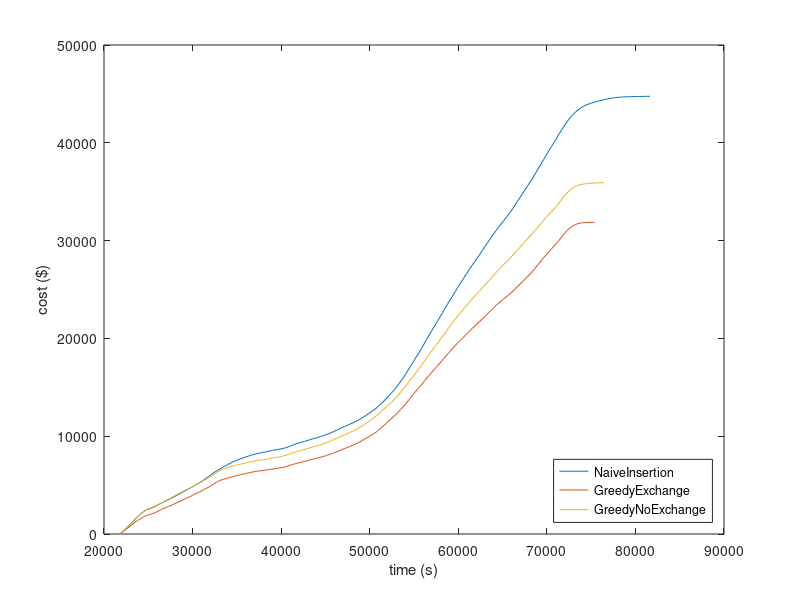

Recreate this plot in MATLAB.
x0 = [21630,21930,22230,22530,22830,23130,23430,23730,24030,24330,24630,24930,25230,25530,25830,26130,26430,26730,27030,27330,27630,27930,28230,28530,28830,29130,29430,29730,30030,30330,30630,30930,31230,31530,31830,32130,32430,32730,33030,33330,33630,33930,34230,34530,34830,35130,35430,35730,36030,36330,36630,36930,37230,37530,37830,38130,38430,38730,39030,39330,39630,39930,40230,40530,40830,41130,41430,41730,42030,42330,42630,42930,43230,43530,43830,44130,44430,44730,45030,45330,45630,45930,46230,46530,46830,47130,47430,47730,48030,48330,48630,48930,49230,49530,49830,50130,50430,50730,51030,51330,51630,51930,52230,52530,52830,53130,53430,53730,54030,54330,54630,54930,55230,55530,55830,56130,56430,56730,57030,57330,57630,57930,58230,58530,58830,59130,59430,59730,60030,60330,60630,60930,61230,61530,61830,62130,62430,62730,63030,63330,63630,63930,64230,64530,64830,65130,65430,65730,66030,66330,66630,66930,67230,67530,67830,68130,68430,68730,69030,69330,69630,69930,70230,70530,70830,71130,71430,71730,72030,72330,72630,72930,73230,73530,73830,74130,74430,74730,75030,75330,75630,75930,76230,76530,76830,77130,77430,77730,78030,78330,78630,78930,79230,79530,79830,80130,80430,80730,81030,81330,81630];
y0 = [0.31,104.19,327.12,612.09,889.23,1151.89,1439.51,1709.58,1962.47,2196.75,2390.46,2535.17,2619.5,2734.87,2869.31,3001.88,3136.35,3270.83,3400.18,3537.16,3678.82,3812.33,3963.56,4107.1,4258.01,4408.3,4557.34,4701.9,4849.69,5011.77,5161.7,5315.42,5498.01,5697.81,5889.15,6092.61,6286.67,6462.83,6624.86,6789.97,6932.59,7079.44,7219.86,7358.15,7476.9,7583.98,7692.11,7790.26,7879.45,7972.91,8063.89,8137.23,8205.79,8266.04,8316.53,8375.55,8431.9,8494.42,8545.74,8589.48,8642.36,8693.8,8757.0,8822.89,8917.95,9033.22,9137.0,9222.71,9310.36,9391.73,9462.62,9556.56,9638.95,9721.95,9793.73,9871.7,9960.94,10048.51,10137.67,10233.82,10350.09,10478.71,10597.58,10733.2,10856.89,10979.75,11102.67,11212.38,11329.77,11464.35,11602.71,11761.47,11922.26,12100.67,12266.92,12466.94,12655.46,12855.62,13111.79,13360.62,13623.01,13907.0,14192.74,14486.48,14787.15,15166.42,15532.72,15898.25,16314.54,16749.88,17195.58,17627.82,18071.42,18495.76,18951.78,19422.85,19902.27,20370.6,20825.0,21270.97,21732.37,22191.99,22644.26,23116.57,23576.76,24016.35,24446.33,24891.7,25341.25,25775.86,26195.63,26610.4,27033.36,27433.67,27817.51,28209.68,28603.31,29003.26,29424.61,29825.33,30205.06,30603.15,30982.46,31351.94,31690.08,32040.49,32392.43,32740.12,33117.57,33528.99,33937.9,34353.35,34764.95,35187.44,35601.76,36008.05,36432.18,36897.84,37354.48,37813.84,38285.51,38738.3,39197.17,39629.69,40057.79,40511.61,40973.99,41408.35,41820.23,42213.06,42565.82,42879.05,43135.0,43366.93,43563.77,43732.1,43860.59,43969.05,44057.39,44145.27,44221.22,44292.05,44359.19,44419.74,44480.5,44536.34,44583.62,44618.99,44648.59,44671.79,44693.64,44702.06,44710.24,44719.8,44728.71,44734.58,44737.48,44742.96,44747.56,44752.31,44755.05];
x1 = [21630,21900,22170,22440,22710,22980,23250,23520,23790,24060,24330,24600,24870,25140,25410,25680,25950,26220,26490,26760,27030,27300,27570,27840,28110,28380,28650,28920,29190,29460,29730,30000,30270,30540,30810,31080,31350,31620,31890,32160,32430,32700,32970,33240,33510,33780,34050,34320,34590,34860,35130,35400,35670,35940,36210,36480,36750,37020,37290,37560,37830,38100,38370,38640,38910,39180,39450,39720,39990,40260,40530,40800,41070,41340,41610,41880,42150,42420,42690,42960,43230,43500,43770,44040,44310,44580,44850,45120,45390,45660,45930,46200,46470,46740,47010,47280,47550,47820,48090,48360,48630,48900,49170,49440,49710,49980,50250,50520,50790,51060,51330,51600,51870,52140,52410,52680,52950,53220,53490,53760,54030,54300,54570,54840,55110,55380,55650,55920,56190,56460,56730,57000,57270,57540,57810,58080,58350,58620,58890,59160,59430,59700,59970,60240,60510,60780,61050,61320,61590,61860,62130,62400,62670,62940,63210,63480,63750,64020,64290,64560,64830,65100,65370,65640,65910,66180,66450,66720,66990,67260,67530,67800,68070,68340,68610,68880,69150,69420,69690,69960,70230,70500,70770,71040,71310,71580,71850,72120,72390,72660,72930,73200,73470,73740,74010,74280,74550,74820,75090,75360];
y1 = [0.31,74.91,234.92,435.36,632.97,827.75,1007.05,1205.59,1378.36,1531.55,1680.83,1814.45,1908.47,1990.25,2070.17,2152.09,2259.51,2386.55,2505.31,2620.04,2731.12,2824.76,2920.21,3030.96,3152.27,3264.54,3373.87,3498.97,3616.81,3720.13,3827.56,3943.74,4081.39,4198.74,4308.94,4442.72,4577.47,4701.33,4827.35,4984.52,5149.41,5291.98,5421.7,5521.3,5607.22,5678.44,5742.53,5811.03,5877.96,5942.13,6006.5,6061.1,6117.27,6172.35,6225.63,6285.16,6335.2,6384.32,6425.87,6451.09,6473.45,6505.79,6539.26,6584.2,6623.05,6656.5,6694.92,6733.27,6774.98,6820.74,6876.51,6956.95,7047.54,7122.21,7197.5,7257.02,7316.91,7370.82,7436.54,7507.85,7570.45,7632.14,7690.42,7749.87,7813.41,7884.31,7950.37,8037.81,8112.65,8196.42,8291.06,8379.53,8487.21,8584.87,8679.38,8777.17,8883.55,8974.81,9078.46,9187.5,9306.18,9430.77,9565.15,9714.03,9851.99,9999.42,10143.28,10286.12,10470.38,10689.16,10884.96,11101.81,11320.92,11544.07,11767.5,11994.54,12219.62,12470.46,12724.32,12983.75,13276.02,13580.7,13889.15,14204.21,14497.5,14769.91,15056.61,15345.18,15654.79,15960.5,16248.36,16536.05,16796.17,17078.26,17358.54,17646.02,17932.19,18216.59,18494.58,18775.03,19047.9,19310.41,19566.75,19814.55,20057.2,20297.38,20547.91,20790.92,21027.18,21260.36,21493.7,21730.77,21957.63,22194.17,22434.15,22673.47,22917.38,23158.12,23390.13,23602.99,23815.16,24021.5,24216.51,24414.09,24627.0,24843.1,25090.91,25330.36,25568.76,25810.86,26049.96,26308.67,26556.68,26825.95,27111.12,27412.73,27711.15,28006.58,28301.15,28582.26,28864.34,29130.73,29400.93,29688.19,29969.49,30268.16,30577.92,30868.25,31121.75,31335.83,31498.17,31622.78,31725.83,31789.41,31823.41,31842.9,31851.93,31861.12,31867.79,31870.54];
x2 = [21630,21900,22170,22440,22710,22980,23250,23520,23790,24060,24330,24600,24870,25140,25410,25680,25950,26220,26490,26760,27030,27300,27570,27840,28110,28380,28650,28920,29190,29460,29730,30000,30270,30540,30810,31080,31350,31620,31890,32160,32430,32700,32970,33240,33510,33780,34050,34320,34590,34860,35130,35400,35670,35940,36210,36480,36750,37020,37290,37560,37830,38100,38370,38640,38910,39180,39450,39720,39990,40260,40530,40800,41070,41340,41610,41880,42150,42420,42690,42960,43230,43500,43770,44040,44310,44580,44850,45120,45390,45660,45930,46200,46470,46740,47010,47280,47550,47820,48090,48360,48630,48900,49170,49440,49710,49980,50250,50520,50790,51060,51330,51600,51870,52140,52410,52680,52950,53220,53490,53760,54030,54300,54570,54840,55110,55380,55650,55920,56190,56460,56730,57000,57270,57540,57810,58080,58350,58620,58890,59160,59430,59700,59970,60240,60510,60780,61050,61320,61590,61860,62130,62400,62670,62940,63210,63480,63750,64020,64290,64560,64830,65100,65370,65640,65910,66180,66450,66720,66990,67260,67530,67800,68070,68340,68610,68880,69150,69420,69690,69960,70230,70500,70770,71040,71310,71580,71850,72120,72390,72660,72930,73200,73470,73740,74010,74280,74550,74820,75090,75360,75630,75900,76170,76440];
y2 = [0.31,85.69,276.32,524.22,769.99,1016.02,1270.64,1540.96,1778.46,2002.27,2193.4,2360.69,2488.86,2562.78,2635.21,2759.15,2885.19,3026.19,3169.48,3304.25,3438.06,3572.55,3710.23,3843.57,3978.42,4108.51,4235.88,4364.24,4472.49,4584.17,4699.0,4831.92,4977.55,5108.35,5235.34,5374.1,5506.26,5645.95,5787.86,5955.62,6122.49,6280.15,6432.81,6557.61,6658.13,6732.25,6804.49,6886.35,6957.56,7020.18,7084.02,7141.59,7190.57,7252.08,7310.75,7366.52,7422.18,7474.67,7521.16,7551.82,7574.06,7608.27,7646.84,7703.88,7746.07,7782.83,7824.55,7868.36,7923.48,7986.7,8052.09,8130.31,8212.39,8296.83,8376.38,8456.31,8522.28,8585.95,8653.41,8735.75,8813.78,8889.5,8954.13,9022.12,9101.61,9178.72,9256.29,9351.22,9443.65,9536.82,9659.31,9761.43,9871.03,9983.36,10081.21,10186.73,10291.09,10407.94,10522.58,10649.76,10777.93,10924.32,11077.8,11247.25,11392.87,11561.78,11740.4,11924.2,12118.76,12340.88,12563.28,12778.31,12991.55,13213.45,13438.87,13660.89,13912.58,14202.11,14496.67,14782.45,15080.69,15416.7,15740.31,16051.51,16367.59,16693.73,17026.32,17355.87,17693.58,18037.68,18369.38,18715.1,19053.24,19380.08,19700.84,20037.4,20360.86,20693.15,21034.12,21374.02,21690.43,22007.13,22313.16,22605.31,22909.15,23205.64,23493.39,23775.83,24054.81,24321.94,24588.7,24849.78,25124.19,25396.92,25668.09,25928.24,26202.8,26484.11,26755.05,27023.64,27288.92,27525.25,27767.53,28009.73,28262.6,28527.63,28803.45,29079.01,29352.9,29637.1,29920.11,30190.65,30442.84,30706.76,30994.21,31261.25,31548.29,31844.24,32129.98,32410.78,32679.23,32938.3,33195.27,33470.71,33788.33,34104.62,34428.73,34718.93,34980.18,35220.59,35411.03,35546.73,35643.55,35710.78,35762.14,35799.53,35825.87,35850.35,35871.09,35888.86,35902.45,35910.52,35914.84,35917.9];
plot(x0,y0,x1,y1,x2,y2);
legend('NaiveInsertion','GreedyExchange','GreedyNoExchange','location','southeast');
xlabel('time (s)');
ylabel('cost ($)');
